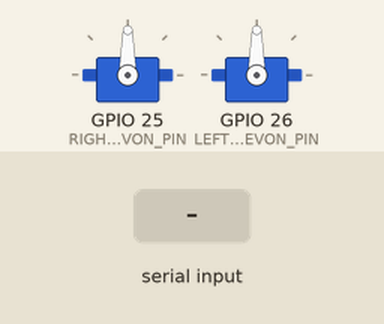
Bench run of a sketch on a simulated ESP32. On the bench: 2 × servo. The inputs (shaded band) are chosen by the test bench. What the sketch prints to the serial monitor is not drawn.

Above: at 3.9 s.
4.0 s: "s\n" received over Serial
At 6.9 s:
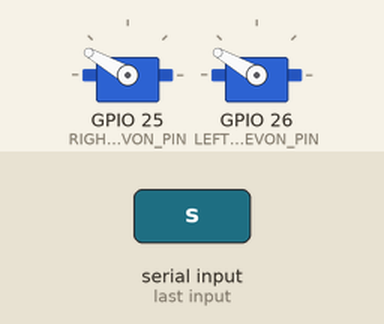
At 9.9 s:
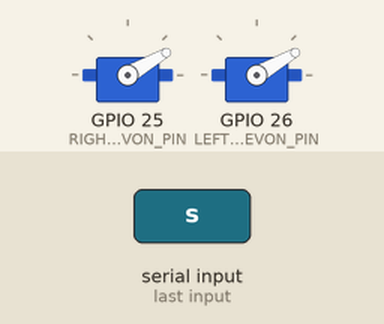
Timing chart, 0 to 11.5 s (numbered marks = the images above; inputs shaded):
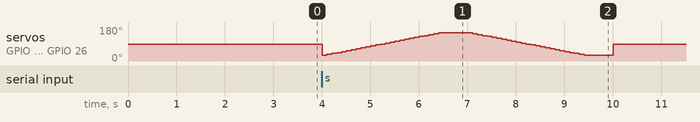

The sketch:

servo_center_test.ino
```cpp
/* SERVO CENTER CALIBRATION TOOL

   This code helps you find the TRUE center position of your servos.
   The servo will hold at 90° (dead center position) so you can:
   1. Check if the servo arm is physically centered
   2. Adjust the servo arm position if needed
   3. Determine if you need to offset the center value in your main code

   HARDWARE SETUP:
   ===============
   RIGHT ELEVON:
     Signal -> GPIO 25
     VCC    -> 5V (external power supply recommended)
     GND    -> GND

   LEFT ELEVON:
     Signal -> GPIO 26
     VCC    -> 5V (external power supply)
     GND    -> GND

   INSTRUCTIONS:
   =============
   1. Upload this code to your ESP32
   2. Open Serial Monitor (115200 baud)
   3. Observe both servos - they should be at dead center (90°)
   4. Check if the control arms/horns are perpendicular to the servo body
   5. If not centered:
      - Remove servo horn, rotate to center position, reattach
      - OR note the true center angle and use it in your main code

   SERIAL COMMANDS:
   ================
   Send these commands via Serial Monitor:
   - Type a number (0-180) and press Enter to test that angle
   - Type 'r' to move RIGHT servo only
   - Type 'l' to move LEFT servo only
   - Type 'b' to move BOTH servos (default)
   - Type 'c' to return to CENTER (90°)

   Examples:
   - "90" -> both servos to 90°
   - "45" -> both servos to 45°
   - "r" then "90" -> right servo to 90°
   - "l" then "120" -> left servo to 120°
*/

#include <ESP32Servo.h>

// Pin definitions
#define RIGHT_ELEVON_PIN 25
#define LEFT_ELEVON_PIN 26

// Center position
#define CENTER 90

// Servo objects
Servo right_elevon;
Servo left_elevon;

// Control variables
enum ServoControl { BOTH, RIGHT_ONLY, LEFT_ONLY };
ServoControl servoMode = BOTH;
int currentAngle = CENTER;

void setup() {
    Serial.begin(115200);
    delay(2000);

    Serial.println("\n╔═══════════════════════════════════════╗");
    Serial.println("║   SERVO CENTER CALIBRATION TOOL      ║");
    Serial.println("╚═══════════════════════════════════════╝\n");

    // Attach servos
    Serial.println("→ Attaching servos...");
    right_elevon.attach(RIGHT_ELEVON_PIN);
    left_elevon.attach(LEFT_ELEVON_PIN);
    delay(100);

    // Center both servos
    Serial.println("→ Centering servos to 90°...");
    right_elevon.write(CENTER);
    left_elevon.write(CENTER);
    delay(500);

    Serial.println("✓ Servos centered!\n");
    Serial.println("╔═══════════════════════════════════════╗");
    Serial.println("║  BOTH SERVOS AT DEAD CENTER (90°)    ║");
    Serial.println("╚═══════════════════════════════════════╝\n");

    Serial.println("INSTRUCTIONS:");
    Serial.println("-------------");
    Serial.println("1. Check if servo arms are perpendicular to body");
    Serial.println("2. If not centered, adjust servo horn position");
    Serial.println("3. Send commands via Serial Monitor:\n");

    Serial.println("COMMANDS:");
    Serial.println("---------");
    Serial.println("  0-180  -> Move to angle (e.g., '90')");
    Serial.println("  'r'    -> Control RIGHT servo only");
    Serial.println("  'l'    -> Control LEFT servo only");
    Serial.println("  'b'    -> Control BOTH servos");
    Serial.println("  'c'    -> Return to CENTER (90°)");
    Serial.println("  's'    -> SWEEP test (30° to 150°)");
    Serial.println("  'i'    -> Show current INFO\n");

    printStatus();
}

void loop() {
    // Check for serial input
    if (Serial.available() > 0) {
        String input = Serial.readStringUntil('\n');
        input.trim();

        if (input.length() > 0) {
            processCommand(input);
        }
    }

    delay(10);
}

void processCommand(String cmd) {
    cmd.toLowerCase();

    // Check for mode commands
    if (cmd == "r") {
        servoMode = RIGHT_ONLY;
        Serial.println("\n→ Mode: RIGHT servo only");
        printStatus();
        return;
    }
    else if (cmd == "l") {
        servoMode = LEFT_ONLY;
        Serial.println("\n→ Mode: LEFT servo only");
        printStatus();
        return;
    }
    else if (cmd == "b") {
        servoMode = BOTH;
        Serial.println("\n→ Mode: BOTH servos");
        printStatus();
        return;
    }
    else if (cmd == "c") {
        moveToAngle(CENTER);
        Serial.println("\n✓ Returned to CENTER (90°)");
        printStatus();
        return;
    }
    else if (cmd == "s") {
        sweepTest();
        return;
    }
    else if (cmd == "i") {
        printStatus();
        return;
    }

    // Try to parse as angle
    int angle = cmd.toInt();
    if (angle >= 0 && angle <= 180) {
        moveToAngle(angle);
        Serial.printf("\n✓ Moved to %d°\n", angle);
        printStatus();
    }
    else {
        Serial.println("\n✗ Invalid command! Try: 0-180, r, l, b, c, s, or i");
    }
}

void moveToAngle(int angle) {
    currentAngle = constrain(angle, 0, 180);

    switch(servoMode) {
        case BOTH:
            right_elevon.write(currentAngle);
            left_elevon.write(currentAngle);
            break;
        case RIGHT_ONLY:
            right_elevon.write(currentAngle);
            break;
        case LEFT_ONLY:
            left_elevon.write(currentAngle);
            break;
    }
}

void sweepTest() {
    Serial.println("\n→ Starting SWEEP test (30° → 150° → 30°)...");
    Serial.println("  Watch for smooth motion and no binding\n");

    // Sweep up
    for (int angle = 30; angle <= 150; angle += 5) {
        moveToAngle(angle);
        Serial.printf("  Angle: %d°\r", angle);
        delay(100);
    }

    Serial.println("\n  → Reversing...");
    delay(500);

    // Sweep down
    for (int angle = 150; angle >= 30; angle -= 5) {
        moveToAngle(angle);
        Serial.printf("  Angle: %d°\r", angle);
        delay(100);
    }

    // Return to center
    Serial.println("\n  → Returning to center...");
    delay(500);
    moveToAngle(CENTER);

    Serial.println("\n✓ Sweep test complete!");
    printStatus();
}

void printStatus() {
    Serial.println("\n┌───────────────────────────────────────┐");
    Serial.printf("│ Mode: %-31s │\n",
        servoMode == BOTH ? "BOTH SERVOS" :
        servoMode == RIGHT_ONLY ? "RIGHT SERVO ONLY" :
        "LEFT SERVO ONLY");
    Serial.printf("│ Current Angle: %-18d° │\n", currentAngle);
    Serial.println("└───────────────────────────────────────┘");
    Serial.println("Ready for next command...\n");
}
```

Measured:
- after the input at 4.0 s, servo on GPIO 25 (RIGHT_ELEVON_PIN), servo on GPIO 26 (LEFT_ELEVON_PIN): 90° → 30° at once, → 35° 0.10 s later, → 40° 0.10 s later, → 45° 0.10 s later, … (50 changes in this stretch)
